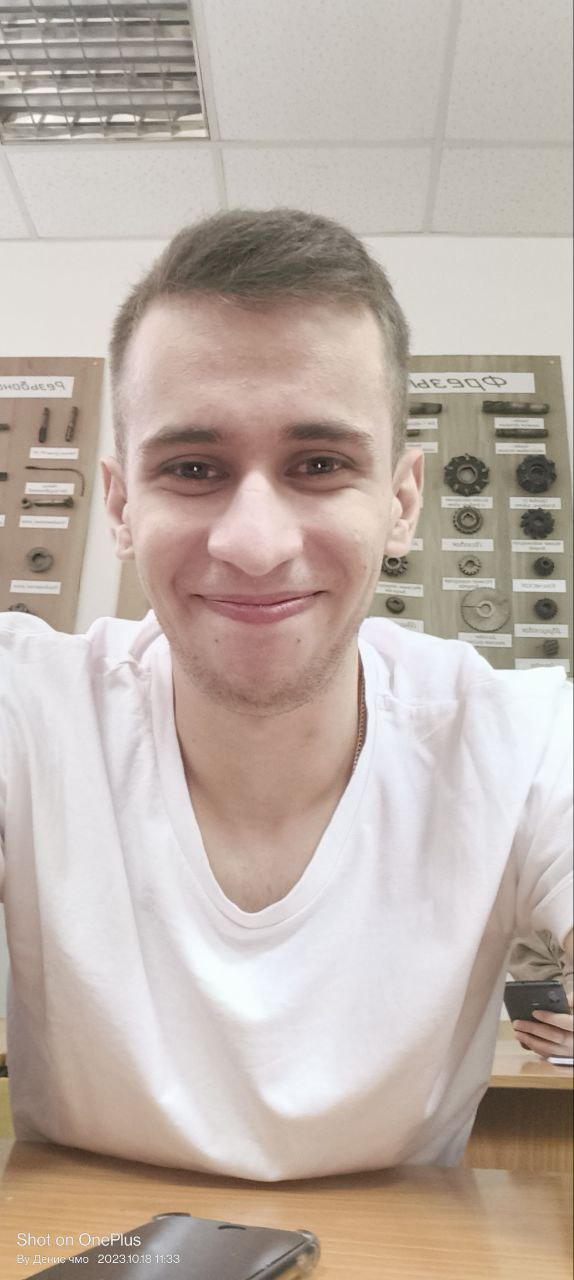
#> input picture makar.jpg, 574 x 1280 px
$ python jpgToASCII.py
#> lines starting #> are read from the running program, lines starting #| are printed output that depends on the picture
from PIL import Image
import shutil

def image_to_ascii(image_path, output_width=None):
#> called with image_path = './makar.jpg'
    try:
        img = Image.open(image_path)
#> img is the input picture: PIL image 574x1280 RGB; mean R, G, B 189.9, 176.7, 168
        img = img.convert("L")  # Преобразование в черно-белое изображение
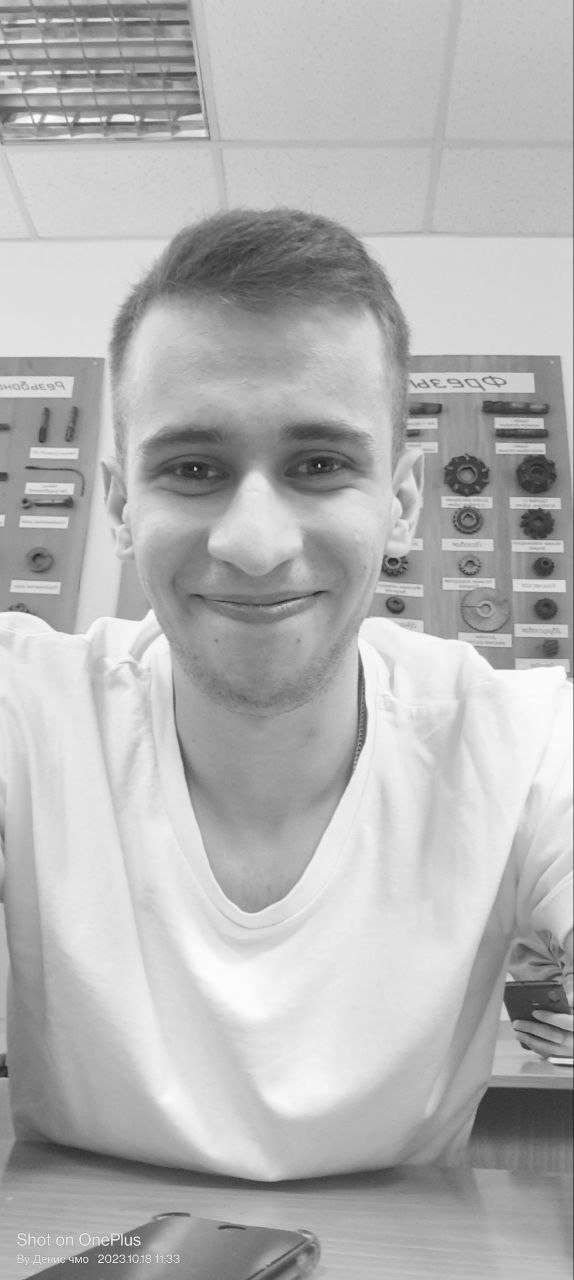
#> img: PIL image 574x1280 L; min 21, max 254, mean 179.6
        aspect_ratio = img.height / img.width
#> aspect_ratio = 2.23

        if output_width is None:
            terminal_width = shutil.get_terminal_size().columns
            output_width = int(terminal_width * 1.5)

        output_height = int(output_width * aspect_ratio)
#> output_height = 267
        img = img.resize((output_width, output_height))
#> img: PIL image 120x267 L
        ascii_chars = "@%#*+=-:. "  # Символы, используемые для создания ASCII-изображения
        ascii_img = ""

        for y in range(output_height):
            for x in range(output_width):
                pixel_value = img.getpixel((x, y))
                ascii_img += ascii_chars[pixel_value // 25]

            ascii_img += "\n"

        return ascii_img
    except Exception as e:
        return str(e)

if __name__ == "__main__":
    image_path = "./makar.jpg"  # Замените на путь к вашему изображению
    ascii_text = image_to_ascii(image_path)
    print(ascii_text)
